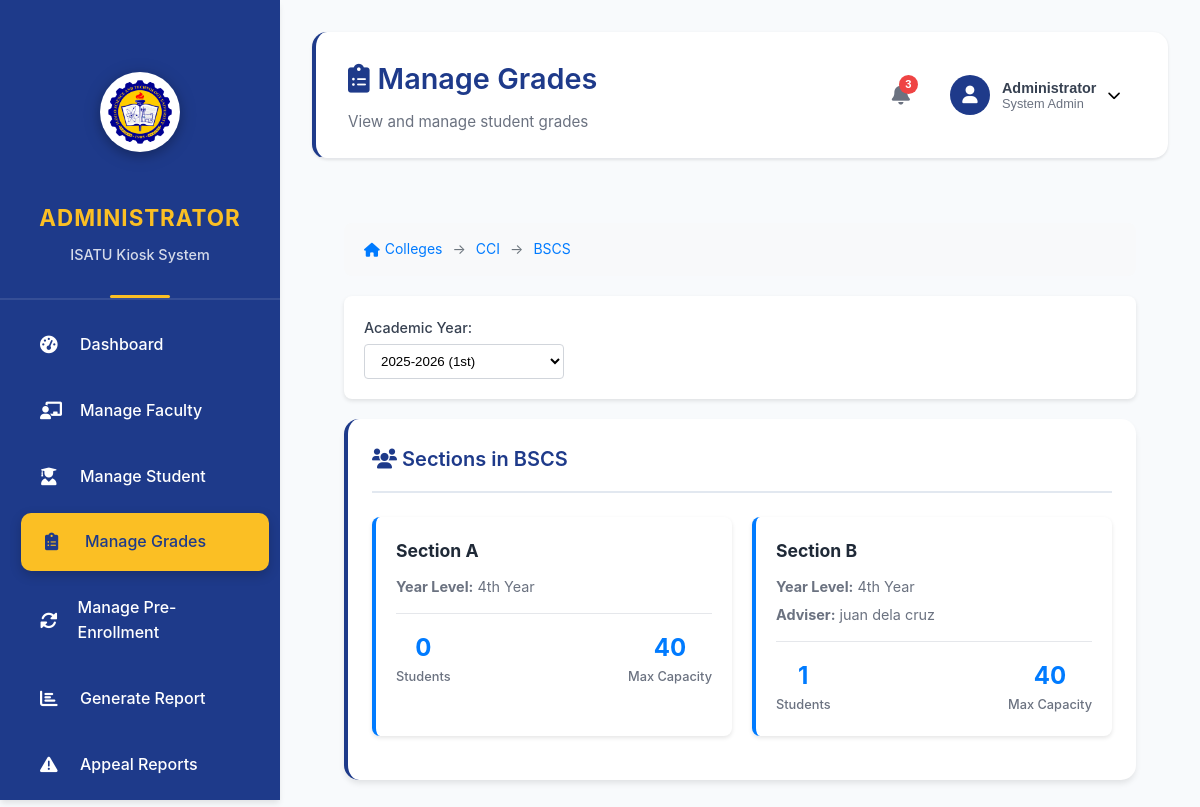
/view/manage_grades.php?department_id=12&program_id=13&academic_year_id=3 (signed in), run on an earlier commit of the app's database.
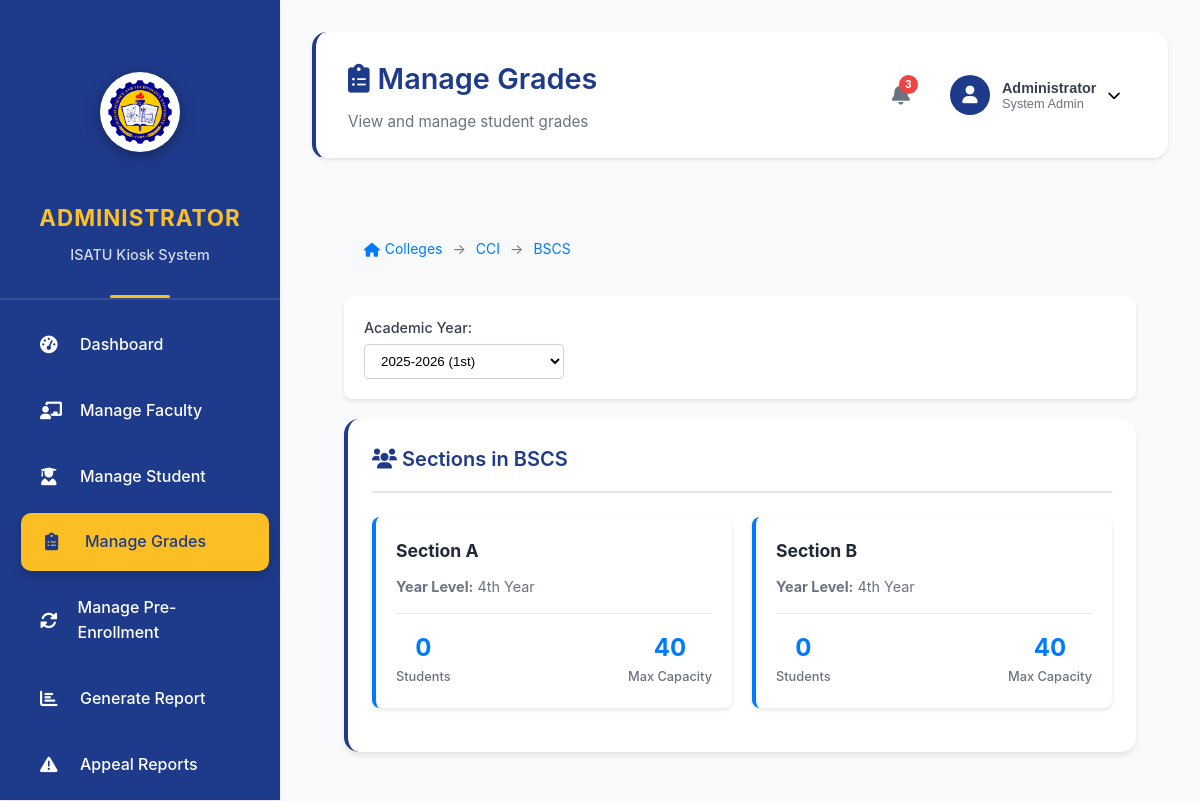
And on a later commit of the database.
### tables this page shows
CREATE TABLE `sections` (
  `id` int(11) NOT NULL,
  `section_name` varchar(50) NOT NULL,
  `year_level` enum('1st','2nd','3rd','4th','5th') NOT NULL,
  `program_id` int(11) NOT NULL,
  `academic_year_id` int(11) NOT NULL,
  `adviser_id` int(11) DEFAULT NULL,
  `max_students` int(11) DEFAULT 40,
  `status` enum('active','inactive') DEFAULT 'active',
  `created_at` timestamp NOT NULL DEFAULT current_timestamp()
);

CREATE TABLE `users` (
  `id` int(11) NOT NULL,
  `username` varchar(50) NOT NULL,
  `email` varchar(100) NOT NULL,
  `password` varchar(255) NOT NULL,
  `first_name` varchar(50) NOT NULL,
  `last_name` varchar(50) NOT NULL,
  `role` enum('administrator','faculty','student') NOT NULL,
  `status` enum('active','inactive','suspended') DEFAULT 'active',
  `student_id` varchar(20) DEFAULT NULL,
  `employee_id` varchar(20) DEFAULT NULL,
  `birth_date` date DEFAULT NULL,
  `gender` enum('male','female','other') DEFAULT NULL,
  `address` text DEFAULT NULL,
  `contact_number` varchar(20) DEFAULT NULL,
  `emergency_contact` varchar(100) DEFAULT NULL,
  `emergency_phone` varchar(20) DEFAULT NULL,
  `profile_image` varchar(255) DEFAULT NULL,
  `created_at` timestamp NOT NULL DEFAULT current_timestamp(),
  `updated_at` timestamp NOT NULL DEFAULT current_timestamp() ON UPDATE current_timestamp()
);

### view/manage_grades.php (the view, shortened to what the changed rows need)
<?php
require_once '../config/database.php';
$department_id = isset($_GET['department_id']) ? (int)$_GET['department_id'] : null;
$program_id = isset($_GET['program_id']) ? (int)$_GET['program_id'] : null;
$section_id = isset($_GET['section_id']) ? (int)$_GET['section_id'] : null;
$academic_year_id = isset($_GET['academic_year_id']) ? (int)$_GET['academic_year_id'] : null;
$departments = [];
$sections = [];
try {
    if (!$department_id) {
        $stmt = $pdo->prepare("
            SELECT d.*, u.first_name, u.last_name,
                   COUNT(DISTINCT p.id) as program_count,
                   COUNT(DISTINCT s.id) as student_count
            FROM departments d
            LEFT JOIN users u ON d.head_faculty_id = u.id
            LEFT JOIN programs p ON d.id = p.department_id AND p.status = 'active'
            LEFT JOIN student_profiles sp ON p.id = sp.program_id
            LEFT JOIN users s ON sp.user_id = s.id AND s.role = 'student' AND s.status = 'active'
            WHERE d.status = 'active'
            GROUP BY d.id
            ORDER BY d.name
        ");
        $stmt->execute();
        $departments = $stmt->fetchAll(PDO::FETCH_ASSOC);
    } elseif (!$section_id) {
        $stmt = $pdo->prepare("
            SELECT s.*, u.first_name as adviser_first_name, u.last_name as adviser_last_name,
                   COUNT(DISTINCT sp.user_id) as student_count
            FROM sections s
            LEFT JOIN users u ON s.adviser_id = u.id
            LEFT JOIN student_profiles sp ON s.id = sp.section_id
            WHERE s.program_id = ? AND s.academic_year_id = ? AND s.status = 'active'
            GROUP BY s.id
            ORDER BY s.year_level, s.section_name
        ");
        $stmt->execute([$program_id, $academic_year_id]);
        $sections = $stmt->fetchAll(PDO::FETCH_ASSOC);
    }
} catch (PDOException $e) {
    error_log("Database error in manage_grades.php: " . $e->getMessage());
    $message = 'Error loading data: ' . $e->getMessage();
    $message_type = 'error';
}
?>
<!DOCTYPE html>
<html lang="en">
<head>
    <link href="https://cdnjs.cloudflare.com/ajax/libs/font-awesome/6.0.0/css/all.min.css" rel="stylesheet">
    <link href="../assets/css/admin_dashboard.css" rel="stylesheet">
</head>
<body>
    <div class="admin-layout">
        <?php include '../includes/sidebar.php'; ?>
        <div class="main-content">
            <?php include '../includes/header.php'; ?>
            <div class="dashboard-content">
                <?php if (!$department_id): ?>
                    <div class="dashboard-card">
                        <div class="card-header">
                            <h3 class="card-title">
                                <i class="fas fa-building"></i> Colleges
                            </h3>
                        </div>
                        <div class="card-content">
                            <?php if (empty($departments)): ?>
                                <div class="empty-state">
                                    <i class="fas fa-building"></i>
                                    <h3>No Colleges Found</h3>
                                    <p>No active colleges are available.</p>
                                </div>
                            <?php else: ?>
                                <div class="cards-grid">
                                    <?php foreach ($departments as $dept): ?>
                                        <div class="info-card" onclick="location.href='?department_id=<?php echo $dept['id']; ?>'">
                                            <h3><?php echo htmlspecialchars($dept['name']); ?></h3>
                                            <?php if ($dept['first_name']): ?>
                                                <p><strong>Head:</strong> <?php echo htmlspecialchars($dept['first_name'] . ' ' . $dept['last_name']); ?></p>
                                            <?php endif; ?>
                                            <div class="stats">
                                                <div class="stat-item">
                                                    <div class="stat-value"><?php echo $dept['program_count']; ?></div>
                                                    <div class="stat-label">Programs</div>
                                                </div>
                                                <div class="stat-item">
                                                    <div class="stat-value"><?php echo $dept['student_count']; ?></div>
                                                    <div class="stat-label">Students</div>
                                                </div>
                                            </div>
                                        </div>
                                    <?php endforeach; ?>
                                </div>
                            <?php endif; ?>
                        </div>
                    </div>
                <?php elseif (!$section_id): ?>
                    <div class="dashboard-card">
                        <div class="card-content">
                            <?php if (empty($sections)): ?>
                                <div class="empty-state">
                                    <i class="fas fa-users"></i>
                                    <h3>No Sections Found</h3>
                                    <p>No active sections are available for this program in the selected academic year.</p>
                                </div>
                            <?php else: ?>
                                <div class="cards-grid">
                                    <?php foreach ($sections as $section): ?>
                                        <div class="info-card" onclick="location.href='?department_id=<?php echo $department_id; ?>&program_id=<?php echo $program_id; ?>&section_id=<?php echo $section['id']; ?>&academic_year_id=<?php echo $academic_year_id; ?>'">
                                            <h3>Section <?php echo htmlspecialchars($section['section_name']); ?></h3>
                                            <p><strong>Year Level:</strong> <?php echo htmlspecialchars($section['year_level']); ?> Year</p>
                                            <?php if ($section['adviser_first_name']): ?>
                                                <p><strong>Adviser:</strong> <?php echo htmlspecialchars($section['adviser_first_name'] . ' ' . $section['adviser_last_name']); ?></p>
                                            <?php endif; ?>
                                            <div class="stats">
                                                <div class="stat-item">
                                                    <div class="stat-value"><?php echo $section['student_count']; ?></div>
                                                    <div class="stat-label">Students</div>
                                                </div>
                                                <div class="stat-item">
                                                    <div class="stat-value"><?php echo $section['max_students']; ?></div>
                                                    <div class="stat-label">Max Capacity</div>
                                                </div>
                                            </div>
                                        </div>
                                    <?php endforeach; ?>
                                </div>
                            <?php endif; ?>
                        </div>
                    </div>
                <?php endif; ?>
            </div>
        </div>
    </div>
</body>
</html>

What changed in the data, as far as the page shows it:
changed sections (number 2 of 2 on the later page): student_count "1" → "0"; adviser.last_name "juan dela cruz" → (not shown)
